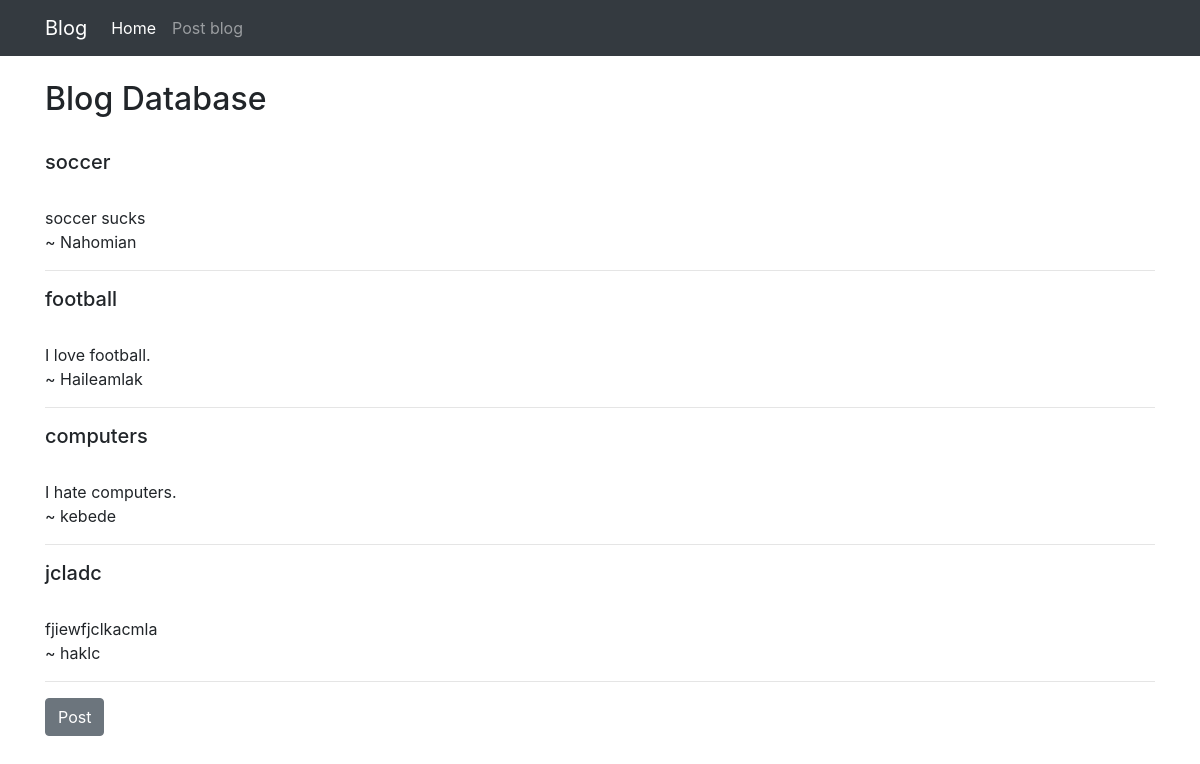
The page / on the database its author committed.
### blog/models.py (models this page shows, shortened)
class blog_post(models.Model):
	title = models.CharField(max_length=200)
	author = models.CharField(max_length=200)
	content = models.TextField()

### blog/views.py (the view)
# urls.py: path('', views.index, name="index"),
def index(request):
	all_posts = blog_post.objects.all
	return render(request, 'index.html', {'all':all_posts})

### blog/templates/index.html
{% extends 'base.html' %}
{% block content %}
	<br>
	<h2>Blog Database</h2><br>
	{% for items in all %}
		<h5>{{ items.title }}</h5> <br/>
		{{ items.content }}
		<blockquote> ~ {{ items.author }}</blockquote>
		<hr>
	{% endfor %}
	<a href="{% url 'post'%}"><button type="button" class="btn btn-secondary">Post</button></a>
{% endblock %}

### blog/templates/base.html (shortened to what this page needs)
<!DOCTYPE html>
<html>
<head>
    <link rel="stylesheet" href="https://stackpath.bootstrapcdn.com/bootstrap/4.5.2/css/bootstrap.min.css">
</head>
<body>
	<nav class="navbar navbar-expand-lg navbar-dark bg-dark">
		<div class="container">
	  <a class="navbar-brand" href="#">Blog</a>
	  <div class="collapse navbar-collapse" id="navbarNavDropdown">
	    <ul class="navbar-nav">
	      <li class="nav-item active">
	        <a class="nav-link" href="/">Home</span></a>
	      </li>
	      <li class="nav-item">
	        <a class="nav-link" href="{% url 'post' %}">Post blog</a>
	      </li>
	    </ul>
	  </div>
	  </div>
	</nav>
	 <div class="container">
		 {% block content %}
		 {% endblock %}
	 </div>
</body>
</html>

### rows shown on the page
blog_post: title "soccer", content "soccer sucks", author "Nahomian"
blog_post: title "football", content "I love football.", author "Haileamlak"
blog_post: title "computers", content "I hate computers.", author "kebede"
blog_post: title "jcladc", content "fjiewfjclkacmla", author "haklc"
